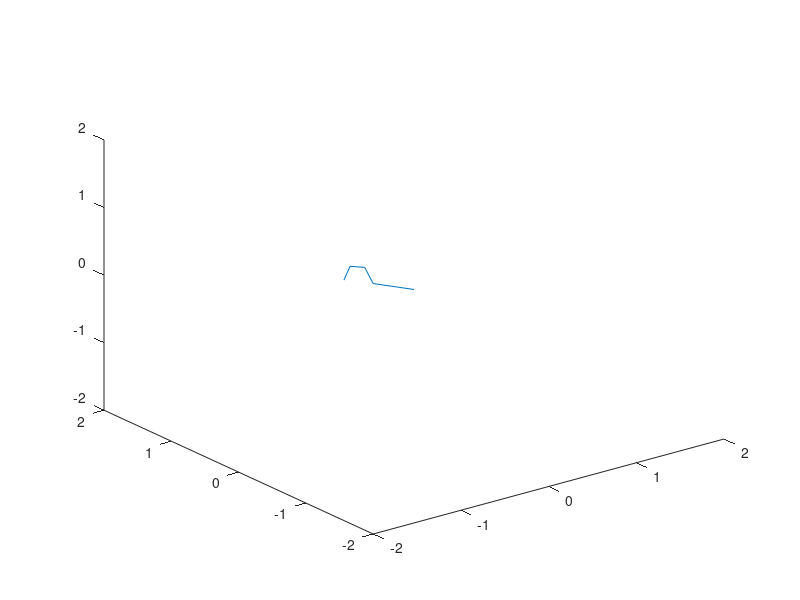

Source code (MATLAB):
clc
clear all
xmin=-2; xmax=2; ymin=-2; ymax=2; zmin=-2; zmax=2;
alpha=[0 90 0 -90 90 -90];
ai=[0 0 0.4 0 0 0];
di=[0 -0.4 0 0.4 0 0];
thetai=[0 90 -90 0 0 0];
thetaf=[0 90 -90 0 0 0]+30;


n=6;
den=[0; 0;0.4];

%theta=[30 30 60 45 60 45]



for j=1:90
    
    Temp = eye(4,4);
    theta = thetai + ((thetaf-thetai)*j/90);
    
    for i=1:n
        
        T_i_i_1= [cosd(theta(i)) -sind(theta(i)) 0 ai(i); sind(theta(i))*cosd(alpha(i)) cosd(theta(i))*cosd(alpha(i)) -sind(alpha(i)) -sind(alpha(i))*di(i); sind(theta(i))*sind(alpha(i)) cosd(theta(i))*sind(alpha(i)) cosd(alpha(i)) cosd(alpha(i))*di(i); 0 0 0 1];
        
        Ti0(:,:,i)=Temp*T_i_i_1;
        Temp=Ti0(:,:,i);
        
        Oi0(1:3,i)=Ti0(1:3,4,i);
        
    end
    Pe0=Oi0(:,6) + Ti0(1:3,1:3,6)*(den);
    Oi0(:,7)=Pe0;
    
    X=Oi0(1,:);
    Y=Oi0(2,:);
    Z=Oi0(3,:);
    plot3(X,Y,Z)
    axis([xmin xmax ymin ymax zmin zmax])
    pause(0.5)
    
end

